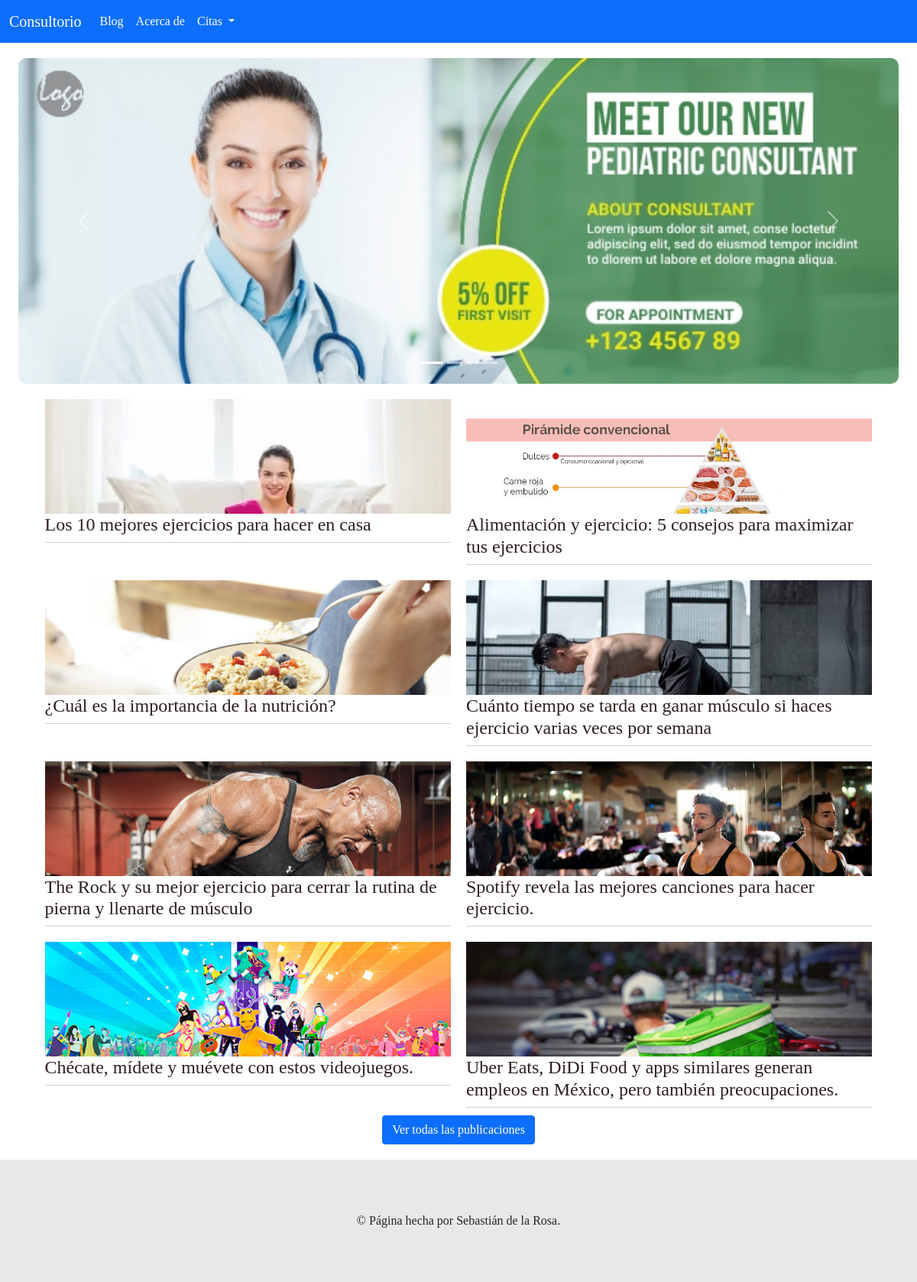
The page / on the database its author committed.
### BlogCitas/models.py (models this page shows, shortened)
class Promociones(models.Model):
    promocion = models.CharField(max_length=50)
    imagen = models.ImageField(upload_to="promociones")

class Post(models.Model):
    titulo = models.CharField(max_length=100)
    contenido = tinymce_models.HTMLField()
    imagen = models.ImageField(upload_to="imagenes")
    creador = models.ForeignKey(Doctor, on_delete=models.CASCADE, related_name="posts_doctor")
    fecha = models.DateField()

### BlogCitas/views.py (the view)
# urls.py: path("", views.principal, name="principal"),
def principal(request):
    return render(request, 'BlogCitas/principal.html',{
        "promociones": Promociones.objects.all(),
        "posts": Post.objects.order_by("-id")[:8]
    })

### BlogCitas/templates/BlogCitas/principal.html (shortened to what this page needs)
{% extends "BlogCitas/layout.html" %}
{% load static %}
{% block body %}
    <header>
        <div id="carouselExampleIndicators" class="carousel slide" data-bs-ride="carousel">
            <div class="carousel-indicators">
              <button type="button" data-bs-target="#carouselExampleIndicators" data-bs-slide-to="0" class="active" aria-current="true" aria-label="Slide 1"></button>
              <button type="button" data-bs-target="#carouselExampleIndicators" data-bs-slide-to="1" aria-label="Slide 2"></button>
              <button type="button" data-bs-target="#carouselExampleIndicators" data-bs-slide-to="2" aria-label="Slide 3"></button>
            </div>
            <div class="carousel-inner">
                {% for promocion in promociones %}
                <div class="carousel-item">
                    <img src="{{ promocion.imagen.url }}" alt="{{image.promocion}}" >
                </div>
                {% endfor %}
            <button class="carousel-control-prev" type="button" data-bs-target="#carouselExampleIndicators" data-bs-slide="prev">
              <span class="carousel-control-prev-icon" aria-hidden="true"></span>
            </button>
            <button class="carousel-control-next" type="button" data-bs-target="#carouselExampleIndicators" data-bs-slide="next">
              <span class="carousel-control-next-icon" aria-hidden="true"></span>
            </button>
        </div>
    </header>
    <div class="posts">
        {% for post in posts %}
            <div class="posts-previsualizacion"><a href="{% url 'post' post.id %}">
                <div class="imagen-card">
                    <img src="{{ post.imagen.url }}" alt="{{ post.titulo }}">
                </div>
                <div class="card-cuerpo">
                    <h4>{{ post.titulo }}</h4>
                </div>
            </a></div>
        {% endfor %}
    </div>
    <div class="wrapper">
        <a class="btn btn-primary" href="{% url 'blog'%}">Ver todas las publicaciones</a>
    </div>
{% endblock %}

### BlogCitas/static/BlogCitas/styles.css (style rules this page uses)
header { margin-top: 20px; }
.carousel-item { overflow: hidden; max-height: 550px; border-radius: 10px; }
.carousel-item img { display:block; object-fit: cover; width: 100%; }
.posts { margin-top: 20px; margin-left: 3%; margin-right: 3%; display:grid; grid-template-columns: repeat(auto-fill, minmax(350px, 1fr)); gap: 20px; grid-auto-flow: dense; }
.imagen-card { height: 150px; overflow: hidden; }
.imagen-card img { width: 100%; display: block; }
.posts-previsualizacion a { text-decoration: none; color: #2E1F1F; }
.card-cuerpo { border-bottom: 1px solid rgb(209, 208, 208); }
.wrapper { width: 100%; display: flex; align-items: center; justify-content: center; margin-top: 10px; }

### rows shown on the page
Promociones: imagen (picture)
Post: imagen (picture), titulo "Los 10 mejores ejercicios para hacer en casa"
Post: imagen (picture), titulo "Alimentación y ejercicio: 5 consejos para maximizar tus ejercicios"
Post: imagen (picture), titulo "¿Cuál es la importancia de la nutrición?"
Post: imagen (picture), titulo "Cuánto tiempo se tarda en ganar músculo si haces ejercicio varias veces por semana"
Post: imagen (picture), titulo "The Rock y su mejor ejercicio para cerrar la rutina de pierna y llenarte de músculo"
Post: imagen (picture), titulo "Spotify revela las mejores canciones para hacer ejercicio."
Post: imagen (picture), titulo "Chécate, mídete y muévete con estos videojuegos."
Post: imagen (picture), titulo "Uber Eats, DiDi Food y apps similares generan empleos en México, pero también preocupaciones."
